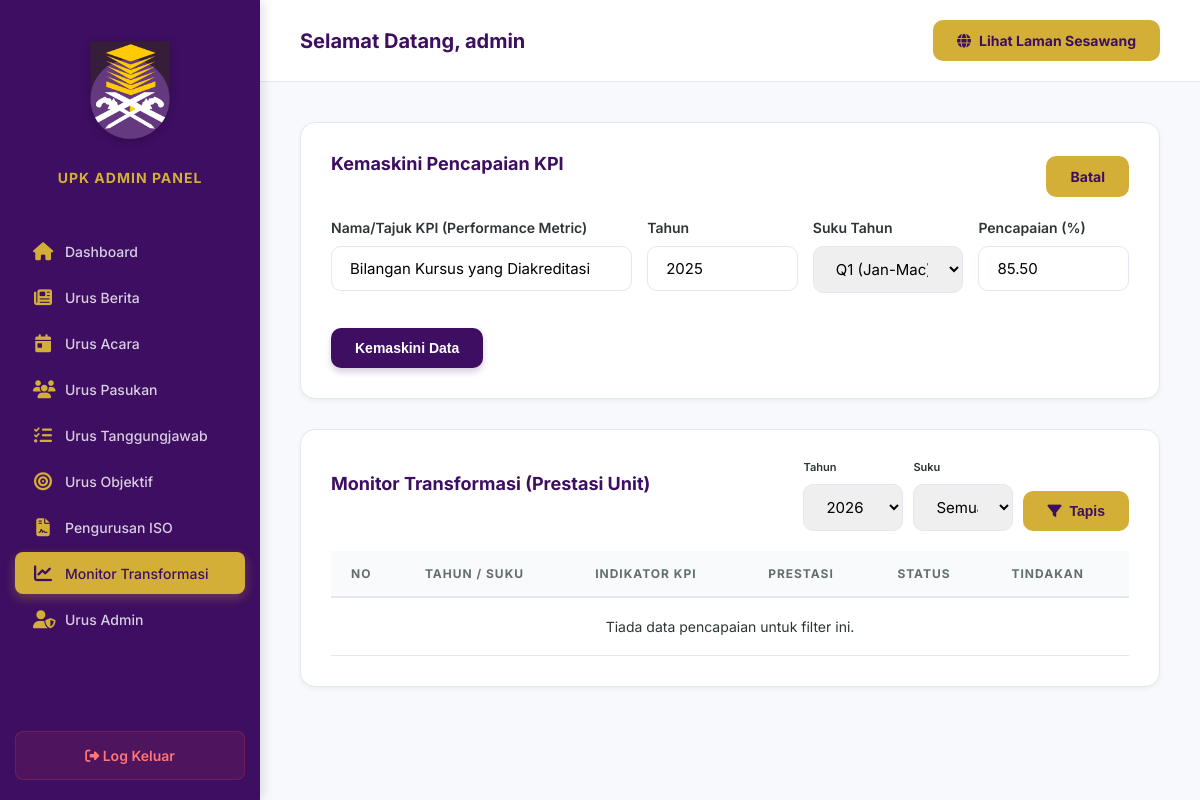
Page /kpi.php?edit=1 (signed in) on the committed database.
### tables this page shows
CREATE TABLE IF NOT EXISTS kpi_transformasi (
    id INT AUTO_INCREMENT PRIMARY KEY,
    title VARCHAR(255) NOT NULL,
    year INT NOT NULL,
    quarter ENUM('Q1', 'Q2', 'Q3', 'Q4') NOT NULL,
    achievement DECIMAL(5,2) DEFAULT 0.00,
    created_at TIMESTAMP DEFAULT CURRENT_TIMESTAMP,
    updated_at TIMESTAMP DEFAULT CURRENT_TIMESTAMP ON UPDATE CURRENT_TIMESTAMP
);

### kpi.php (the view, shortened to what this page needs)
<?php
include 'header.php';
$edit_data = null;
if (isset($_GET['edit'])) {
    $id = (int)$_GET['edit'];
    $edit_data = $conn->query("SELECT * FROM kpi_transformasi WHERE id = $id")->fetch_assoc();
}
$f_year = isset($_GET['f_year']) ? (int)$_GET['f_year'] : date('Y');
$f_quarter = isset($_GET['f_quarter']) ? $conn->real_escape_string($_GET['f_quarter']) : '';
$where_clause = " WHERE year = $f_year";
$kpis = $conn->query("SELECT * FROM kpi_transformasi $where_clause ORDER BY quarter ASC, title ASC");
$years_res = $conn->query("SELECT DISTINCT year FROM kpi_transformasi ORDER BY year DESC");
$years = [];
while($yr = $years_res->fetch_assoc()) $years[] = $yr['year'];
if(!in_array(date('Y'), $years)) array_unshift($years, date('Y'));
?>
<div class="card">
    <div style="display: flex; justify-content: space-between; align-items: center; margin-bottom: 20px;">
        <h3><?= $edit_data ? 'Kemaskini Pencapaian KPI' : 'Tambah Pencapaian KPI Baharu' ?></h3>
        <?php if($edit_data): ?>
            <a href="kpi.php" class="btn btn-secondary btn-sm">Batal</a>
        <?php endif; ?>
    </div>
    <form action="kpi.php" method="POST">
        <div style="display: grid; grid-template-columns: 2fr 1fr 1fr 1fr; gap: 15px;">
            <div class="form-group">
                <label>Nama/Tajuk KPI (Performance Metric)</label>
                <input type="text" name="title" class="form-control" required placeholder="Contoh: Bilangan Penyelidikan Berindeks" value="<?= $edit_data ? htmlspecialchars($edit_data['title']) : '' ?>">
            </div>
            <div class="form-group">
                <label>Tahun</label>
                <input type="number" name="year" class="form-control" required value="<?= $edit_data ? $edit_data['year'] : date('Y') ?>">
            </div>
            <div class="form-group">
                <label>Suku Tahun</label>
                <select name="quarter" class="form-control" required>
                    <option value="Q1" <?= ($edit_data && $edit_data['quarter'] == 'Q1') ? 'selected' : '' ?>>Q1 (Jan-Mac)</option>
                </select>
            </div>
            <div class="form-group">
                <label>Pencapaian (%)</label>
                <input type="number" step="0.01" name="achievement" class="form-control" required placeholder="0.00" value="<?= $edit_data ? $edit_data['achievement'] : '' ?>">
            </div>
        </div>
        <div style="margin-top: 10px;">
            <button type="submit" class="btn btn-primary"><?= $edit_data ? 'Kemaskini Data' : 'Simpan Pencapaian' ?></button>
        </div>
    </form>
</div>
<div class="card" style="margin-top: 30px;">
    <div style="display: flex; justify-content: space-between; align-items: center; margin-bottom: 20px;">
        <h3>Monitor Transformasi (Prestasi Unit)</h3>
        <form action="kpi.php" method="GET" style="display: flex; gap: 10px; align-items: flex-end;">
            <div class="form-group" style="margin-bottom: 0;">
                <label style="font-size: 11px;">Tahun</label>
                <select name="f_year" class="form-control" style="width: 100px;">
                    <?php foreach($years as $y): ?>
                        <option value="<?= $y ?>" <?= $f_year == $y ? 'selected' : '' ?>><?= $y ?></option>
                    <?php endforeach; ?>
                </select>
            </div>
            <div class="form-group" style="margin-bottom: 0;">
                <label style="font-size: 11px;">Suku</label>
                <select name="f_quarter" class="form-control" style="width: 100px;">
                    <option value="">Semua</option>
                </select>
            </div>
            <button type="submit" class="btn btn-secondary"><i class="fa-solid fa-filter"></i> Tapis</button>
        </form>
    </div>
    <table>
        <thead>
            <tr>
                <th>No</th>
                <th>Tahun / Suku</th>
                <th>Indikator KPI</th>
                <th>Prestasi</th>
                <th>Status</th>
                <th>Tindakan</th>
            </tr>
        </thead>
        <tbody>
            <?php if ($kpis->num_rows > 0): ?>
                <?php $i = 1; while($row = $kpis->fetch_assoc()): ?>
                <tr>
                    <td><?= $i++ ?></td>
                    <td><strong><?= $row['year'] ?> - <?= $row['quarter'] ?></strong></td>
                    <td><?= htmlspecialchars($row['title']) ?></td>
                    <td>
                        <div style="display: flex; align-items: center; gap: 10px;">
                            <div style="flex-grow: 1; height: 8px; background: #eee; border-radius: 4px; overflow: hidden; width: 100px;">
                                <div style="width: <?= $row['achievement'] ?>%; height: 100%; background: <?= $row['achievement'] >= 80 ? 'var(--accent-color)' : ($row['achievement'] >= 50 ? '#f1c40f' : '#e74c3c') ?>;"></div>
                            </div>
                            <span style="font-weight: 600; font-size: 13px;"><?= number_format($row['achievement'], 1) ?>%</span>
                        </div>
                    </td>
                    <td>
                        <?php if($row['achievement'] >= 90): ?>
                            <span class="badge status-active">Cemerlang</span>
                        <?php elseif($row['achievement'] >= 75): ?>
                            <span class="badge status-active" style="background: #27ae60;">Baik</span>
                        <?php else: ?>
                            <span class="badge status-pending">Perlu Tindakan</span>
                        <?php endif; ?>
                    </td>
                    <td class="action-btns">
                        <a href="kpi.php?edit=<?= $row['id'] ?>&f_year=<?= $f_year ?>&f_quarter=<?= $f_quarter ?>" class="btn btn-sm btn-secondary"><i class="fa-solid fa-pen"></i></a>
                        <a href="kpi.php?delete=<?= $row['id'] ?>" class="btn btn-sm btn-danger" onclick="return confirm('Pasti mahu padam data pencapaian ini?');"><i class="fa-solid fa-trash"></i></a>
                    </td>
                </tr>
                <?php endwhile; ?>
            <?php else: ?>
                <tr>
                    <td colspan="6" style="text-align: center; padding: 20px; color: var(--text-muted);">Tiada data pencapaian untuk filter ini.</td>
                </tr>
            <?php endif; ?>
        </tbody>
    </table>
</div>
<?php include 'footer.php'; ?>

### admin_style.css (style rules this page uses)
:root { --primary: #3d0e61; --primary-light: #512888; --secondary: #D4AF37; --accent: #FFD700; --text-dark: #2d3436; --text-light: #636e72; --bg-light: #f8f9fd; --bg-white: #ffffff; --danger: #e74c3c; --success: #27ae60; --border: #e2e8f0; --radius: 10px; --shadow-sm: 0 2px 4px rgba(0,0,0,0.05); --shadow: 0 10px 15px -3px rgba(0,0,0,0.1), 0 4px 6px -2px rgba(0,0,0,0.05); --sidebar-width: 260px; }
* { box-sizing: border-box; margin: 0; padding: 0; }
body { font-family: 'Inter', system-ui, -apple-system, sans-serif; background: var(--bg-light); color: var(--text-dark); display: flex; min-height: 100vh; }
a { text-decoration: none; color: inherit; transition: all 0.2s; }
.card { background: var(--bg-white); padding: 30px; border-radius: 15px; box-shadow: var(--shadow-sm); border: 1px solid var(--border); }
.card h3 { font-size: 18px; margin-bottom: 25px; display: flex; align-items: center; gap: 10px; color: var(--primary); }
.form-group { margin-bottom: 25px; }
.form-group label { display: block; margin-bottom: 10px; font-weight: 600; font-size: 14px; color: var(--text-dark); }
.form-control { width: 100%; padding: 12px 18px; border: 1.5px solid var(--border); border-radius: var(--radius); font-size: 15px; font-family: inherit; transition: all 0.2s; }
.btn { padding: 12px 24px; border: none; border-radius: var(--radius); cursor: pointer; font-weight: 700; font-size: 14px; display: inline-flex; align-items: center; gap: 8px; transition: all 0.3s; }
.btn-primary { background: var(--primary); color: #fff; box-shadow: 0 4px 6px rgba(61, 14, 97, 0.2); }
.btn-secondary { background: var(--secondary); color: var(--primary); }
table { width: 100%; border-collapse: separate; border-spacing: 0; }
table th { background: #f8fafc; color: var(--text-light); font-weight: 700; text-transform: uppercase; font-size: 12px; letter-spacing: 1px; padding: 15px 20px; border-bottom: 2px solid var(--border); text-align: left; }
table td { padding: 18px 20px; border-bottom: 1px solid var(--border); font-size: 14px; vertical-align: middle; }

### rows in the picture
kpi_transformasi: title "Bilangan Kursus yang Diakreditasi", year "2025", quarter "Q1 (Jan-Mac)", achievement "85.50"

### other values in the picture
$_SESSION['admin_username'] "admin"
form field f_year "2026"
